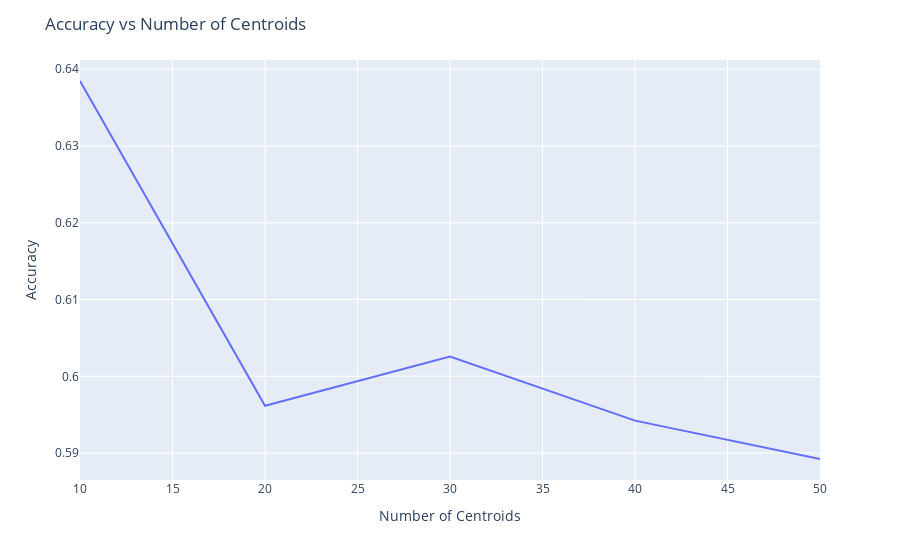

Notebook cell for this chart:
### Markdown cell above
Then we visualize the impact on the clustering accuracy as the number of centroids varies.

### Code cell
fig = px.line(x=num_centers, y=acc)
fig.update_layout(xaxis_title="Number of Centroids", yaxis_title="Accuracy", title='Accuracy vs Number of Centroids')
fig.show()

### Figure 1 — Plotly figure (JSON) as saved in the notebook; plotly's stock layout.template omitted (floating-point values rounded to 4 significant figures)
{"data": [{"hovertemplate": "x=%{x}<br>y=%{y}<extra></extra>", "legendgroup": "", "line": {"color": "#636efa", "dash": "solid"}, "marker": {"symbol": "circle"}, "mode": "lines", "name": "", "orientation": "v", "showlegend": false, "type": "scatter", "x": [10, 20, 30, 40, 50], "xaxis": "x", "y": [0.6385, 0.5962, 0.6026, 0.5942, 0.5892], "yaxis": "y"}], "layout": {"legend": {"tracegroupgap": 0}, "margin": {"t": 60}, "title": {"text": "Accuracy vs Number of Centroids"}, "xaxis": {"anchor": "y", "domain": [0, 1], "title": {"text": "Number of Centroids"}}, "yaxis": {"anchor": "x", "domain": [0, 1], "title": {"text": "Accuracy"}}}}
